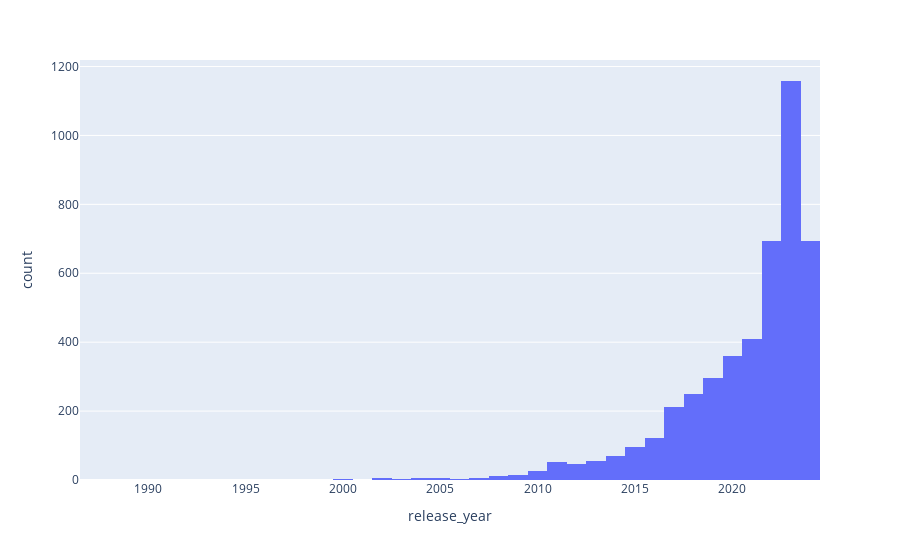

The notebook cell saved with this chart:
### Code cell
df['release_year'] = df['Release Date'].dt.year
px.histogram(df, x='release_year', title='')

### Figure 1 — Plotly figure (JSON) as saved in the notebook; plotly's stock layout.template omitted (floating-point values rounded to 4 significant figures; data arrays with more than 128 entries replaced by an {"elided": "..."} marker saying what was removed)
{"data": [{"alignmentgroup": "True", "bingroup": "x", "hovertemplate": "release_year=%{x}<br>count=%{y}<extra></extra>", "legendgroup": "", "marker": {"color": "#636efa", "pattern": {"shape": ""}}, "name": "", "offsetgroup": "", "orientation": "v", "showlegend": false, "type": "histogram", "x": {"elided": "4600 int values"}, "xaxis": "x", "yaxis": "y"}], "layout": {"barmode": "relative", "legend": {"tracegroupgap": 0}, "margin": {"t": 60}, "xaxis": {"anchor": "y", "domain": [0, 1], "title": {"text": "release_year"}}, "yaxis": {"anchor": "x", "domain": [0, 1], "title": {"text": "count"}}}}
